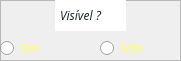
      <widget class="QFrame" name="frame_19">
       <property name="geometry">
        <rect>
         <x>60</x>
         <y>200</y>
         <width>181</width>
         <height>61</height>
        </rect>
       </property>
       <property name="frameShape">
        <enum>QFrame::StyledPanel</enum>
       </property>
       <property name="frameShadow">
        <enum>QFrame::Raised</enum>
       </property>
       <widget class="QLabel" name="label_20">
        <property name="geometry">
         <rect>
          <x>55</x>
          <y>0</y>
          <width>71</width>
          <height>31</height>
         </rect>
        </property>
        <property name="font">
         <font>
          <family>Cocogoose Pro</family>
          <pointsize>9</pointsize>
          <italic>true</italic>
         </font>
        </property>
        <property name="styleSheet">
         <string notr="true">color: rgb(35,45,55);
background-color: rgb(255, 255, 255);</string>
        </property>
        <property name="text">
         <string>Visível ?</string>
        </property>
        <property name="indent">
         <number>5</number>
        </property>
       </widget>
       <widget class="QRadioButton" name="radVisivNao_2">
        <property name="geometry">
         <rect>
          <x>100</x>
          <y>40</y>
          <width>71</width>
          <height>16</height>
         </rect>
        </property>
        <property name="font">
         <font>
          <family>Cocogoose Pro</family>
          <pointsize>9</pointsize>
          <italic>true</italic>
          <underline>false</underline>
          <stylestrategy>PreferDefault</stylestrategy>
         </font>
        </property>
        <property name="layoutDirection">
         <enum>Qt::LeftToRight</enum>
        </property>
        <property name="autoFillBackground">
         <bool>false</bool>
        </property>
        <property name="styleSheet">
         <string notr="true">color: rgb(255, 255, 100);</string>
        </property>
        <property name="text">
         <string>Não</string>
        </property>
       </widget>
       <widget class="QRadioButton" name="radVisivSim_2">
        <property name="geometry">
         <rect>
          <x>0</x>
          <y>40</y>
          <width>71</width>
          <height>16</height>
         </rect>
        </property>
        <property name="font">
         <font>
          <family>Cocogoose Pro</family>
          <pointsize>9</pointsize>
          <italic>true</italic>
          <underline>false</underline>
          <stylestrategy>PreferDefault</stylestrategy>
         </font>
        </property>
        <property name="layoutDirection">
         <enum>Qt::LeftToRight</enum>
        </property>
        <property name="autoFillBackground">
         <bool>false</bool>
        </property>
        <property name="styleSheet">
         <string notr="true">color: rgb(255, 255, 100);</string>
        </property>
        <property name="text">
         <string>Sim</string>
        </property>
       </widget>
      </widget>
